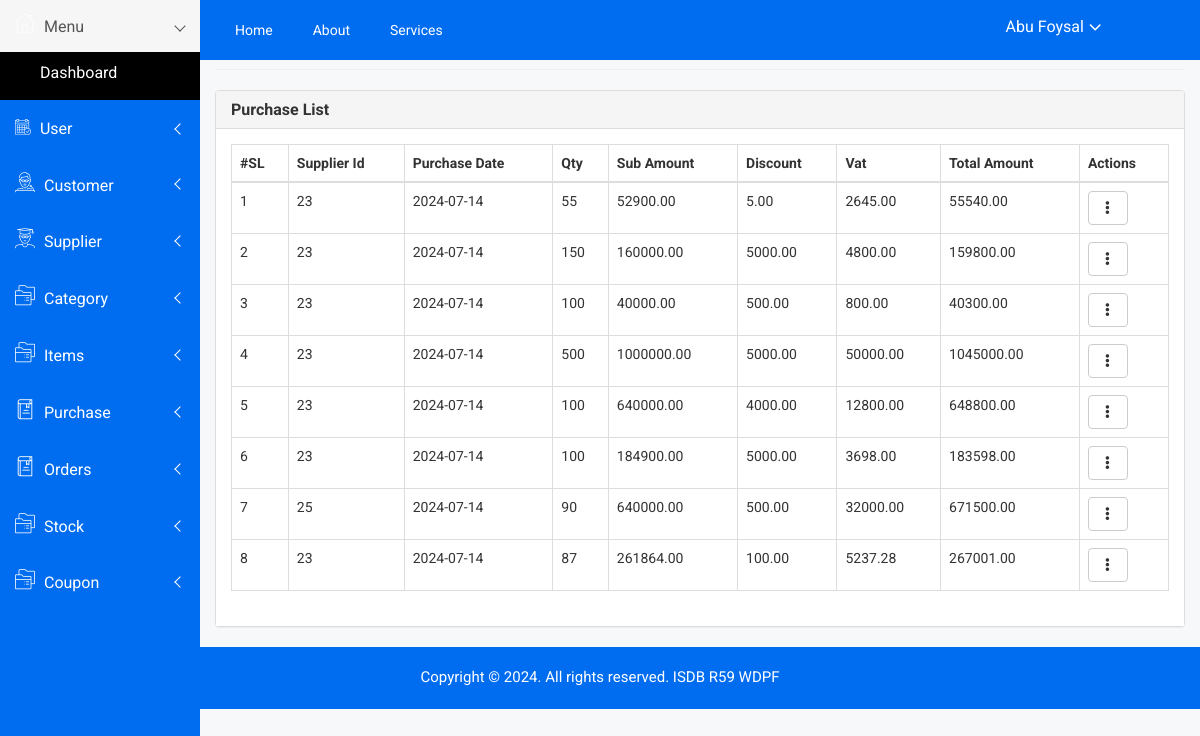
Page /admin/purchase_list.php (signed in) on the committed database.
### tables this page shows
CREATE TABLE `purchase` (
  `id` int(11) NOT NULL AUTO_INCREMENT,
  `supplier_id` int(11) DEFAULT NULL,
  `purchase_date` date DEFAULT NULL,
  `qty` int(11) DEFAULT NULL,
  `sub_amount` decimal(10,2) DEFAULT NULL,
  `discount` decimal(10,2) DEFAULT NULL,
  `vat` decimal(10,2) DEFAULT NULL,
  `total_amount` decimal(10,2) DEFAULT NULL,
  `purchase_data` text DEFAULT NULL,
  `created_at` datetime DEFAULT NULL,
  `created_by` int(11) DEFAULT NULL,
  `updated_at` datetime DEFAULT NULL,
  `updated_by` int(11) DEFAULT NULL,
  `deleted_at` datetime DEFAULT NULL,
  PRIMARY KEY (`id`)
);

### admin/class/crud.php (called while the page is built, shortened)
<?php
    class crud{
        private $host='localhost';
        private $connection;
        public function __construct($user,$password,$database){
            $this->user=$user;
            $this->password=$password;
            $this->database=$database;
            $this->connection=new mysqli($this->host,$this->user,$this->password,$this->database);
        }
        public function common_select($table,$fields='*',$condition=false,$sort_field=false,$sort='ASC'){
            $result=array();
            $error=false;
            $sql="select $fields from $table where deleted_at is null ";
            $rs=$this->connection->query($sql);
            if($rs){
                if($rs->num_rows > 0){
                    while($r=$rs->fetch_object()){
                        array_push($result,$r);
                    }
                }
            }else{
                $error=$this->connection->error;
            }
            $return = array('data'=>$result,'error'=>$error);
            return $return;
        }
    }
?>

### admin/include/connection.php (called while the page is built, shortened)
<?php
    include_once('class/crud.php');
    $mysqli=new crud("root","","sports_store");
?>

### admin/purchase_list.php (the view, shortened to what this page needs)
<?php include('include/header.php') ; ?>
<link href="https://cdn.datatables.net/1.10.24/css/dataTables.bootstrap.min.css" rel="stylesheet">
<div class="container-fluid">
    <h4 class="page-header"><small>Purchase /</small> List</h4>
    <div class="panel panel-default">
        <div class="panel-heading">
            <h5 class="panel-title">Purchase List</h5>
        </div>
        <div class="panel-body">
            <div class="table-responsive">
                <table class="table table-bordered table-hover">
                    <thead>
                        <tr>
                            <th>#SL</th>
                            <th>Supplier Id</th>
                            <th>Purchase Date</th>
                            <th>Qty</th>
                            <th>Sub Amount</th>
                            <th>Discount</th>
                            <th>Vat</th>
                            <th>Total Amount</th>
                            <th>Actions</th>
                        </tr>
                    </thead>
                    <tbody>
                        <?php
                            $result=$mysqli->common_select('purchase');
                            if($result){
                                if($result['data']){
                                    $i=1;
                                    foreach($result['data'] as $data){
                        ?>
                        <tr>
                            <td><?= $i++ ?></td>
                            <td><?= $data->supplier_id ?></td>
                            <td><?= $data->purchase_date ?></td>
                            <td><?= $data->qty ?></td>
                            <td><?= $data->sub_amount ?></td>
                            <td><?= $data->discount ?></td>
                            <td><?= $data->vat ?></td>
                            <td><?= $data->total_amount ?></td>
                            <td>
                                <div class="dropdown">
                                    <button type="button" class="btn btn-default dropdown-toggle" data-toggle="dropdown">
                                        <i class="glyphicon glyphicon-option-vertical"></i>
                                    </button>
                                </div>
                            </td>
                        </tr>
                        <?php } } } ?>
                    </tbody>
                </table>
            </div>
        </div>
    </div>
</div>
<?php include('include/footer.php') ; ?>

### admin/assets/css/main.css (style rules this page uses)
html { color: #222; font-size: 1em; line-height: 1.4; }

### rows in the picture
purchase: supplier "23", purchase_date "2024-07-14", qty "55", sub_amount "52900.00", discount "5.00", vat "2645.00", total_amount "55540.00"
purchase: supplier "23", purchase_date "2024-07-14", qty "150", sub_amount "160000.00", discount "5000.00", vat "4800.00", total_amount "159800.00"
purchase: supplier "23", purchase_date "2024-07-14", qty "100", sub_amount "40000.00", discount "500.00", vat "800.00", total_amount "40300.00"
purchase: supplier "23", purchase_date "2024-07-14", qty "500", sub_amount "1000000.00", discount "5000.00", vat "50000.00", total_amount "1045000.00"
purchase: supplier "23", purchase_date "2024-07-14", qty "100", sub_amount "640000.00", discount "4000.00", vat "12800.00", total_amount "648800.00"
purchase: supplier "23", purchase_date "2024-07-14", qty "100", sub_amount "184900.00", discount "5000.00", vat "3698.00", total_amount "183598.00"
purchase: supplier "25", purchase_date "2024-07-14", qty "90", sub_amount "640000.00", discount "500.00", vat "32000.00", total_amount "671500.00"
purchase: supplier "23", purchase_date "2024-07-14", qty "87", sub_amount "261864.00", discount "100.00", vat "5237.28", total_amount "267001.00"

### other values in the picture
$_SESSION['name'] "Abu Foysal"
